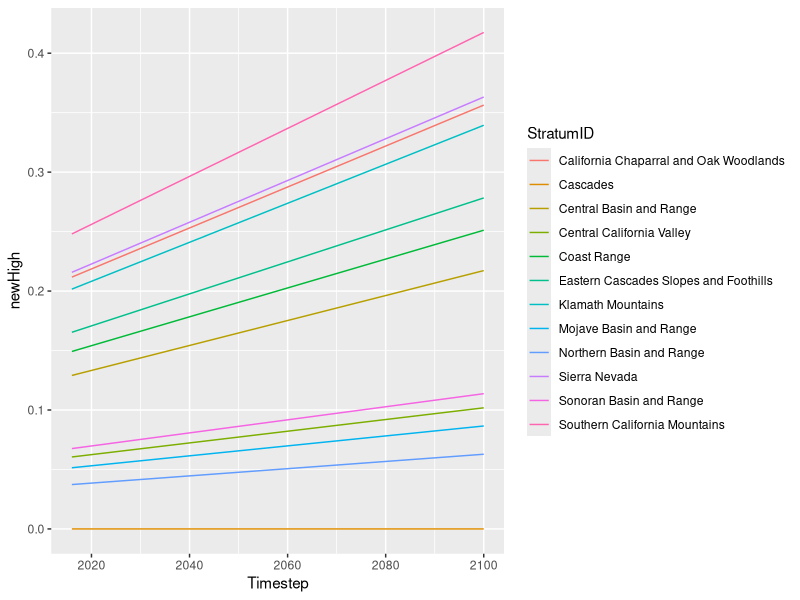

Source code (R):
# fire multipliers for hi-severity increase over time

require(tidyverse)

# Setup

fire_severity = read.csv("R Inputs/Data/mtbs/severity_by_ecoregion_2001_2014.csv")
fire_severity_base = fire_severity %>% mutate(Timestep=2002)
fire_severity = fire_severity %>% 
  mutate(TransitionGroupID=recode(TransitionGroupID, 
                                  'Fire: High Severity [Type]' = 'high', 
                                  'Fire: Medium Severity [Type]' = 'medium', 
                                  'Fire: Low Severity [Type]' = 'low'))
         


sl=0.0035
sh=0.0082
ts=rep(seq(2016,2100,1),12)
ts=sort(ts)

fs_high = fire_severity %>% filter(TransitionGroupID=="high")
fs = fire_severity %>% spread(TransitionGroupID, Amount)

d = data.frame(Timestep=ts,
               StratumID=rep(fs$StratumID,85),
               high=rep(fs$high,85),
               medium=rep(fs$medium,85),
               low=rep(fs$low,85))

# High Severity Increase based on full MTBS record

d1 = as_tibble(d) %>% mutate(HighMult=sl) %>% group_by(StratumID) %>% mutate(HighMult=1+cumsum(HighMult)) %>% mutate(newHigh=high*HighMult) %>%
  mutate(newMed=medium/(low+medium) * (1-newHigh), newLow=low/(low+medium) * (1-newHigh)) %>%
  mutate(MedMult=newMed/medium, LowMult=newLow/low) 
tail(d1)

d1_low = d1 %>% select(Timestep,StratumID,newHigh,newMed,newLow) %>% 
  gather(TransitionGroupID,Amount,3:5) %>%
  mutate(TransitionGroupID = replace(TransitionGroupID, TransitionGroupID=="newHigh", "Fire: High Severity [Type]")) %>%
  mutate(TransitionGroupID = replace(TransitionGroupID, TransitionGroupID=="newMed", "Fire: Medium Severity [Type]")) %>%
  mutate(TransitionGroupID = replace(TransitionGroupID, TransitionGroupID=="newLow", "Fire: Low Severity [Type]")) %>%
  bind_rows(fire_severity_base) %>% arrange(Timestep) %>%
  write_csv("R Inputs/Data/mtbs/fire-temporal-severity-multipliers-low.csv")
head(d1_low)
tail(d1_low)




# High Severity Increase based on past 20 years

d2 = as_tibble(d) %>% mutate(HighMult=sh) %>% group_by(StratumID) %>% mutate(HighMult=1+cumsum(HighMult)) %>% mutate(newHigh=high*HighMult) %>%
  mutate(newMed=medium/(low+medium) * (1-newHigh), newLow=low/(low+medium) * (1-newHigh)) %>%
  mutate(MedMult=newMed/medium, LowMult=newLow/low) 
tail(d2)

d2_high = d2 %>% select(Timestep,StratumID,newHigh,newMed,newLow) %>% 
  gather(TransitionGroupID,Amount,3:5) %>%
  mutate(TransitionGroupID = replace(TransitionGroupID, TransitionGroupID=="newHigh", "Fire: High Severity [Type]")) %>%
  mutate(TransitionGroupID = replace(TransitionGroupID, TransitionGroupID=="newMed", "Fire: Medium Severity [Type]")) %>%
  mutate(TransitionGroupID = replace(TransitionGroupID, TransitionGroupID=="newLow", "Fire: Low Severity [Type]")) %>%
  bind_rows(fire_severity_base) %>% arrange(Timestep)  %>%
  write_csv("R Inputs/Data/mtbs/fire-temporal-severity-multipliers-high.csv")
tail(d2_high)






ggplot(d2, aes(x=Timestep, y=newHigh, color=StratumID)) +
  geom_line()



























